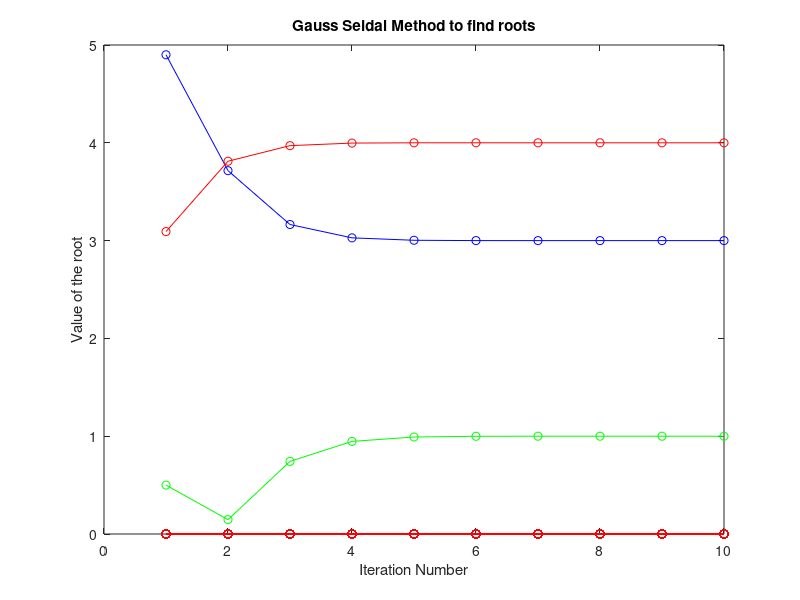

Source code (MATLAB):
%Author: Muhammad Awais
%UET Lahore, Electrical Engineering
%fb/awais12506

%Gauss Seidal Method Method 
%All the equation are defined here correspondigly
tic;
f1=@(x2,x3)(1-3*x2+5*x3)/12;
f2=@(x1,x3)(28-x1-3*x3)/5;
f3=@(x1,x2)(76-3*x1-7*x2)/13;
%Initial Guess
x1i=1;
x2i=0;
x3i=1;

i=0; %iteration number 
itrMax=10;  %Maximum Iteration to be done
%Variabe for Graph plotting
Graphx1=zeros(itrMax);
Graphx2=zeros(itrMax);
Graphx3=zeros(itrMax);

fprintf('Itr         X1           X2           X3\n')
%Loop 
while(i<itrMax)
i=i+1;
%x1,x2,x3 values are being find
  x1i=f1(x2i,x3i);
  x2i=f2(x1i,x3i);
  x3i=f3(x1i,x2i);
  
%To Table all the values 
fprintf('%d',i)
fprintf('           ')
fprintf('%.2f',x1i)

fprintf('        ')
fprintf('%.2f',x2i)

fprintf('        ')
fprintf('%.2f',x3i)
fprintf('\n')
%These array are used to store values to make graph later
Graphx1(i)=x1i;
Graphx2(i)=x2i;
Graphx3(i)=x3i;

end
toc
xaxis=1:1:itrMax;
figure
plot(xaxis,Graphx1,'green-o',xaxis,Graphx2,'blue-o',xaxis,Graphx3,'red-o')
title('Gauss Seidal Method to find roots')
xlabel('Iteration Number')
ylabel('Value of the root')

